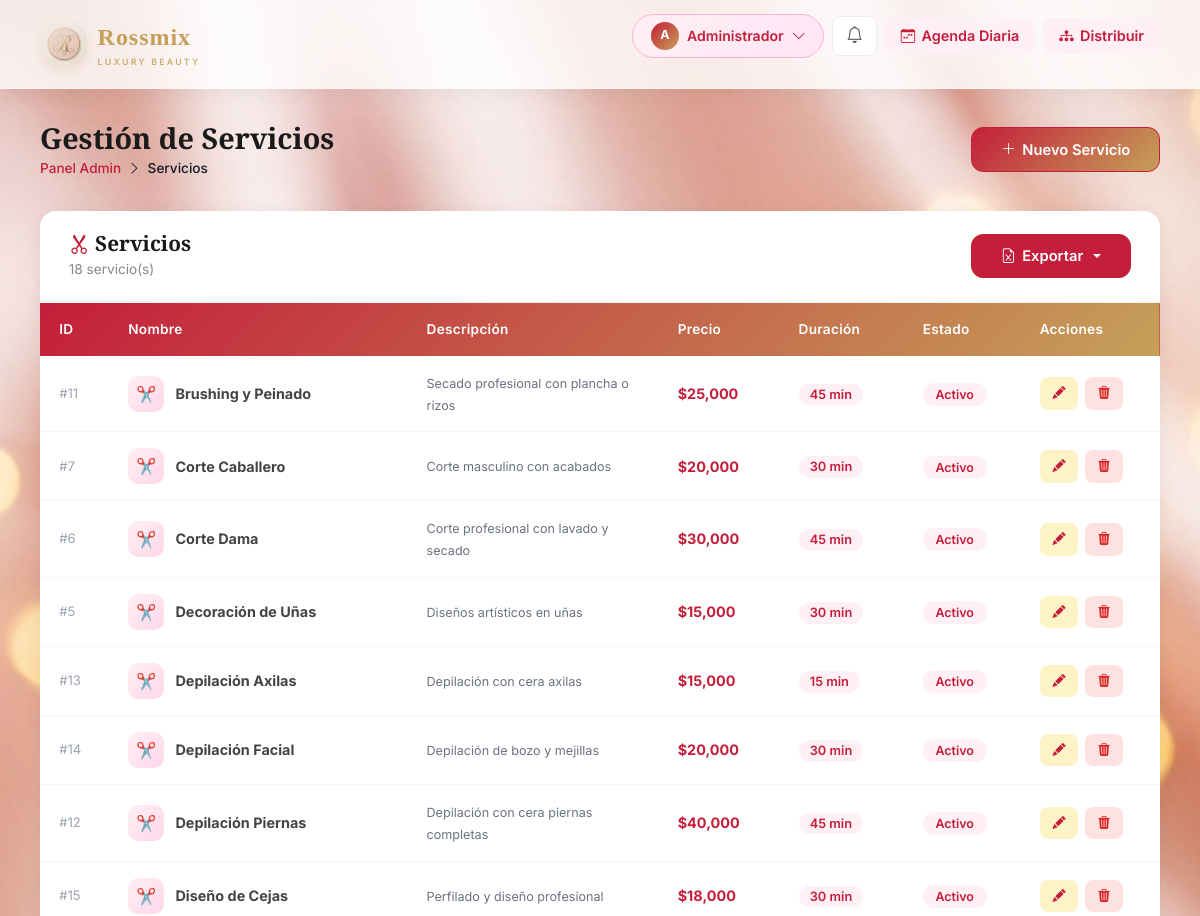
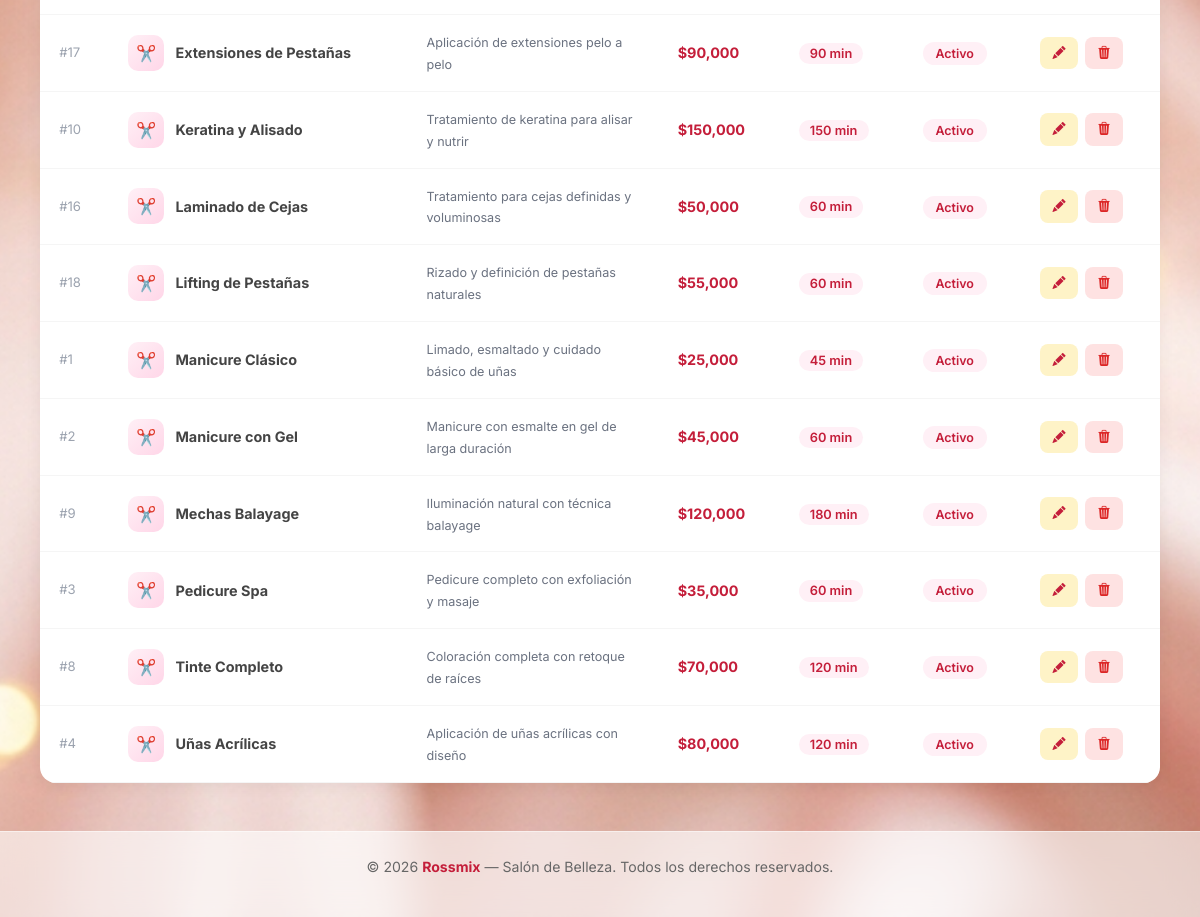
/admin/servicios (signed in), run on the app's committed database (2 pictures, top to bottom).
### app/models/usuario.py (models this page shows, shortened)
class Usuario(db.Model):
    __tablename__ = 'usuario'
    __table_args__ = (
        CheckConstraint("telefono ~ '^[0-9]{10}$'", name='ck_usuario_telefono_10_digitos'),
    )
    id = db.Column(db.Integer, primary_key=True)
    nombre = db.Column(db.String(100), nullable=False)
    email = db.Column(db.String(150), unique=True, nullable=False)
    telefono = db.Column(db.String(10), nullable=False)
    password = db.Column(db.String(200), nullable=False)
    tipo_usuario   = db.Column(db.String(20), nullable=False, index=True)
    fecha_registro = db.Column(db.DateTime, default=datetime.now)
    activo         = db.Column(db.Boolean, default=True)
    id_empleado = db.Column(db.Integer, db.ForeignKey('empleados.id_empleado', ondelete='SET NULL'), nullable=True)
    empleado_vinculado = db.relationship('Empleado', foreign_keys=[id_empleado], backref='usuario_cuenta', uselist=False)
    citas = db.relationship('Cita', backref='cliente', lazy=True, foreign_keys='Cita.id_cliente')
    notificaciones = db.relationship('Notificacion', backref='usuario', lazy=True)

### app/models/servicio.py (models this page shows, shortened)
class Servicio(db.Model):
    __tablename__ = 'servicios'
    id_servicio = db.Column(db.Integer, primary_key=True)
    nombre_servicio = db.Column(db.String(100), nullable=False)
    descripcion = db.Column(db.Text)
    precio_total = db.Column(db.Numeric(10, 2), nullable=False)
    duracion_minutos = db.Column(db.Integer, nullable=False)
    activo = db.Column(db.Boolean, default=True)
    citas = db.relationship('Cita', backref='servicio', lazy=True)
    empleados = db.relationship('Empleado', secondary='empleado_servicios', backref='servicios')

### app/views/admin/servicios.py (the view)
@admin_bp.route('/servicios')
@admin_required
def servicios():
    lista = Servicio.query.order_by(Servicio.nombre_servicio).all()
    return render_template('admin/servicios.html', servicios=lista)

### app/templates/admin/servicios.html (shortened to what this page needs)
{% extends 'base.html' %}
{% block content %}
<div class="page-header">
    <div>
        <h1>Gestión de Servicios</h1>
        <div class="breadcrumb-r">
            <a href="{{ url_for('dashboard_admin') }}">Panel Admin</a>
            <i class="bi bi-chevron-right"></i> <span>Servicios</span>
        </div>
    </div>
    <button onclick="abrirModalCrear()" class="btn-rossmix">
        <i class="bi bi-plus-lg"></i> Nuevo Servicio
    </button>
</div>
<div class="r-card">
    <div class="r-card-header d-flex justify-content-between align-items-center">
        <div>
            <h2><i class="bi bi-scissors" style="color:#c41e3a;"></i> Servicios</h2>
            <span style="font-size:0.85rem;color:#888;">{{ servicios|length }} servicio(s)</span>
        </div>
        <div class="dropdown">
            <button class="btn-rossmix dropdown-toggle" type="button" id="exportServiciosDropdown"
                    data-bs-toggle="dropdown" aria-expanded="false" style="background:#c41e3a;">
                <i class="bi bi-file-earmark-excel"></i> Exportar
            </button>
        </div>
    </div>
    {% if servicios %}
    <div style="overflow-x:auto;">
        <table class="r-table">
            <thead>
                <tr><th>ID</th><th>Nombre</th><th>Descripción</th><th>Precio</th><th>Duración</th><th>Estado</th><th>Acciones</th></tr>
            </thead>
            <tbody>
                {% for svc in servicios %}
                <tr id="servicio-{{ svc.id_servicio }}">
                    <td style="color:#9ca3af;font-size:0.82rem;">#{{ svc.id_servicio }}</td>
                    <td>
                        <div style="display:flex;align-items:center;gap:0.7rem;">
                            <div style="width:36px;height:36px;border-radius:10px;
                                        background:linear-gradient(135deg,#fff0f6,#ffd6e8);
                                        display:flex;align-items:center;justify-content:center;
                                        font-size:1rem;flex-shrink:0;">✂️</div>                            <strong>{{ svc.nombre_servicio }}</strong>
                        </div>
                    </td>
                    <td style="color:#6b7280;max-width:220px;">
                        <small>{{ (svc.descripcion[:55]+'…') if svc.descripcion and svc.descripcion|length>55 else (svc.descripcion or '—') }}</small>
                    </td>
                    <td><strong style="color:#c41e3a;">${{ "{:,.0f}".format(svc.precio_total) }}</strong></td>
                    <td>
                        <span style="background:#fff0f6;color:#c41e3a;padding:0.2rem 0.7rem;border-radius:20px;font-size:0.8rem;font-weight:600;">
                            {{ svc.duracion_minutos }} min
                        </span>
                    </td>
                    <td>
                        {% if svc.activo %}<span class="badge-active">Activo</span>
                        {% else %}<span class="badge-inactive">Inactivo</span>{% endif %}
                    </td>
                    <td>
                        <div style="display:flex;gap:0.4rem;">
                            <button onclick="abrirModalEditar({{ svc.id_servicio }}, '{{ svc.nombre_servicio }}')"
                                    style="background:#fef3c7;color:#c41e3a;border:none;padding:0.4rem 0.8rem;
                                           border-radius:8px;font-size:0.82rem;font-weight:600;cursor:pointer;transition:all 0.2s;"
                                    title="Editar"
                                    onmouseover="this.style.background='#fde68a'" onmouseout="this.style.background='#fef3c7'">
                                <i class="bi bi-pencil-fill"></i>
                            </button>
                            <button onclick="confirmarEliminar({{ svc.id_servicio }}, '{{ svc.nombre_servicio }}')"
                                    style="background:#fee2e2;color:#dc2626;border:none;padding:0.4rem 0.8rem;
                                           border-radius:8px;font-size:0.82rem;font-weight:600;cursor:pointer;transition:all 0.2s;"
                                    title="Eliminar"
                                    onmouseover="this.style.background='#fecaca'" onmouseout="this.style.background='#fee2e2'">
                                <i class="bi bi-trash3-fill"></i>
                            </button>
                        </div>
                    </td>
                </tr>
                {% endfor %}
            </tbody>
        </table>
    </div>
    {% endif %}
</div>
{% endblock %}

### app/templates/base.html (shortened to what this page needs)
<!DOCTYPE html>
<html lang="es">
<head>
    <link rel="stylesheet" href="https://cdn.jsdelivr.net/npm/bootstrap-icons@1.11.3/font/bootstrap-icons.min.css">
    <link rel="stylesheet" href="https://cdn.jsdelivr.net/npm/bootstrap@5.3.2/dist/css/bootstrap.min.css">
    <link rel="stylesheet" href="{{ url_for('static', filename='style.css', v='20260818-2') }}">
</head>
<body>
<nav>
    <div class="nav-inner">
        <a href="{{ url_for('main.index') }}" class="logo">
            <img src="{{ url_for('static', filename='images/logo_rossmix_r.png') }}" alt="Rossmix Luxury Beauty">
            <span class="logo-text">Rossmix<small>Luxury Beauty</small></span>
        </a>
        <ul>
            {% if session.usuario_id and request.endpoint != 'main.index' %}
                <li class="profile-dropdown-wrap">
                    <a href="#" class="profile-btn" id="profileBtn">
                        <span class="avatar">{{ session.nombre[0]|upper }}</span>
                        {{ session.nombre|title }}
                        <i class="bi bi-chevron-down icon-small"></i>
                    </a>
                </li>
                <li class="nav-item-notif">
                    <a href="#" id="btnNotifs" title="Notificaciones" class="notif-button">
                        <i class="bi bi-bell icon-bell"></i>
                    </a>
                </li>
                {% if session.tipo_usuario == 'admin' %}
                    <li>
                        <a href="{{ url_for('admin.agenda_diaria') }}" class="nav-chip blue">
                            <i class="bi bi-calendar-week"></i> Agenda Diaria
                        </a>
                    </li>
                    <li>
                        <a href="{{ url_for('admin.citas_distribucion') }}" class="nav-chip purple">
                            <i class="bi bi-diagram-3-fill"></i> Distribuir
                        </a>
                    </li>
                {% elif session.tipo_usuario == 'especialista' %}
                    <li>
                        <a href="{{ url_for('especialista.citas_disponibles') }}" class="nav-chip pink">
                            <i class="bi bi-lightning-fill"></i> Disponibles
                        </a>
                    </li>
                {% else %}
                    <li><a href="{{ url_for('citas.agendar_paso1') }}" class="nav-chip pink"><i class="bi bi-plus-circle"></i> Agendar</a></li>
                {% endif %}
            {% else %}
                <li><a href="{{ url_for('main.index') }}">Inicio</a></li>
                <li><a href="{{ url_for('auth.login') }}">Iniciar Sesión</a></li>
                <li><a href="{{ url_for('auth.registro') }}" class="nav-chip pink">Registrarse</a></li>
            {% endif %}
        </ul>
    </div>
</nav>
<div class="page-wrap">
    {% block content %}{% endblock %}
</div>
<footer>
    <div class="footer-inner">
        <p>&copy; 2026 <strong>Rossmix</strong> — Salón de Belleza. Todos los derechos reservados.</p>
    </div>
</footer>
</body>
</html>

### data on the page
Usuario: nombre "Administrador"
Servicio: id_servicio "11", nombre_servicio "Brushing y Peinado", descripcion "Secado profesional con plancha o rizos", precio_total "25,000", duracion_minutos "45", activo "Activo"
Servicio: id_servicio "7", nombre_servicio "Corte Caballero", descripcion "Corte masculino con acabados", precio_total "20,000", duracion_minutos "30", activo "Activo"
Servicio: id_servicio "6", nombre_servicio "Corte Dama", descripcion "Corte profesional con lavado y secado", precio_total "30,000", duracion_minutos "45", activo "Activo"
Servicio: id_servicio "5", nombre_servicio "Decoración de Uñas", descripcion "Diseños artísticos en uñas", precio_total "15,000", duracion_minutos "30", activo "Activo"
Servicio: id_servicio "13", nombre_servicio "Depilación Axilas", descripcion "Depilación con cera axilas", precio_total "15,000", duracion_minutos "15", activo "Activo"
Servicio: id_servicio "14", nombre_servicio "Depilación Facial", descripcion "Depilación de bozo y mejillas", precio_total "20,000", duracion_minutos "30", activo "Activo"
Servicio: id_servicio "12", nombre_servicio "Depilación Piernas", descripcion "Depilación con cera piernas completas", precio_total "40,000", duracion_minutos "45", activo "Activo"
Servicio: id_servicio "15", nombre_servicio "Diseño de Cejas", descripcion "Perfilado y diseño profesional", precio_total "18,000", duracion_minutos "30", activo "Activo"
Servicio: id_servicio "17", nombre_servicio "Extensiones de Pestañas", descripcion "Aplicación de extensiones pelo a pelo", precio_total "90,000", duracion_minutos "90", activo "Activo"
Servicio: id_servicio "10", nombre_servicio "Keratina y Alisado", descripcion "Tratamiento de keratina para alisar y nutrir", precio_total "150,000", duracion_minutos "150", activo "Activo"
Servicio: id_servicio "16", nombre_servicio "Laminado de Cejas", descripcion "Tratamiento para cejas definidas y voluminosas", precio_total "50,000", duracion_minutos "60", activo "Activo"
Servicio: id_servicio "18", nombre_servicio "Lifting de Pestañas", descripcion "Rizado y definición de pestañas naturales", precio_total "55,000", duracion_minutos "60", activo "Activo"
Servicio: id_servicio "1", nombre_servicio "Manicure Clásico", descripcion "Limado, esmaltado y cuidado básico de uñas", precio_total "25,000", duracion_minutos "45", activo "Activo"
Servicio: id_servicio "2", nombre_servicio "Manicure con Gel", descripcion "Manicure con esmalte en gel de larga duración", precio_total "45,000", duracion_minutos "60", activo "Activo"
Servicio: id_servicio "9", nombre_servicio "Mechas Balayage", descripcion "Iluminación natural con técnica balayage", precio_total "120,000", duracion_minutos "180", activo "Activo"
Servicio: id_servicio "3", nombre_servicio "Pedicure Spa", descripcion "Pedicure completo con exfoliación y masaje", precio_total "35,000", duracion_minutos "60", activo "Activo"
Servicio: id_servicio "8", nombre_servicio "Tinte Completo", descripcion "Coloración completa con retoque de raíces", precio_total "70,000", duracion_minutos "120", activo "Activo"
Servicio: id_servicio "4", nombre_servicio "Uñas Acrílicas", descripcion "Aplicación de uñas acrílicas con diseño", precio_total "80,000", duracion_minutos "120", activo "Activo"

### other printed values
{{ session.nombre[0]|upper }} "A"
{{ servicios|length }} "18"
